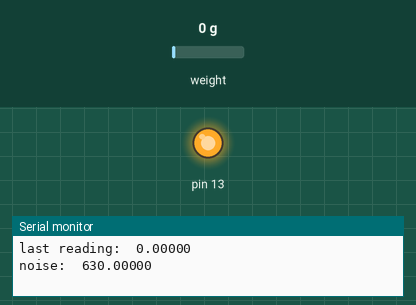
The program below on a simulated Arduino Nano, built with avr-gcc and run on an emulated ATmega328P. Shown: output pins drawn as LEDs (lit = HIGH), the last lines printed to the serial monitor. Inputs (shaded band) come from the test bench; at power-on: weight on the scale 0 g.

Above: at 1.3 s.
At 2.1 s:
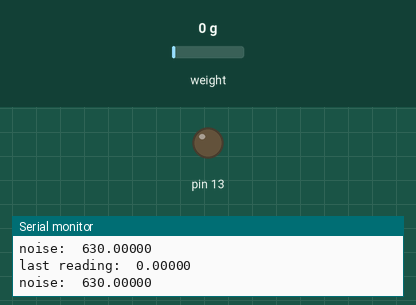
Timing chart, 0 to 3.6 s (numbered marks = the images above):
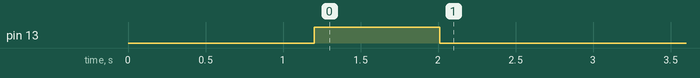

The program:

main.cpp
```cpp
#include <Arduino.h>
#include "HX711.h"
HX711 loadcell;

const int MAX_VALUE = 800000;
const double NOISE_FACTOR = 3.5; // threshold
const int MIN_HIGH_STEPS = 2;

const int LOADCELL_DOUT_PIN = 3;
const int LOADCELL_SCK_PIN = 2;

const double NOISE_SMOOTHING = 0.999;
const double LOAD_SMOOTHING = 0.7;

const double ABS_THRESHOLD = 3000;

const int TRIGGER_RESET_HIGH_STEPS = 100;
int reset_high_steps = 0;

const int KEEP_HIGH = 4;

double last_value = 0.0;

double noise = 180.0;

int high_steps = 0;
int keep_high_steps = 0;

double smoothed_value = 0.0;

void setup() {
  pinMode(13, OUTPUT);
  digitalWrite(13, LOW);

  Serial.begin(9600);

  loadcell.begin(LOADCELL_DOUT_PIN, LOADCELL_SCK_PIN);
  loadcell.set_scale(-459.542);
  loadcell.tare();
}

void loop() {
  if (reset_high_steps > TRIGGER_RESET_HIGH_STEPS)
  {
    loadcell.tare();

    smoothed_value = 0.0;
    noise = 180.0;
    high_steps = 0;
    last_value = 0.0;
    keep_high_steps = 0.0;

    reset_high_steps = 0;
    return;
  }

  double value = loadcell.get_value(2);


  if (abs(value) > MAX_VALUE)
  {
    reset_high_steps++;
    return;
  }

  smoothed_value = LOAD_SMOOTHING * smoothed_value + (1.0 - LOAD_SMOOTHING) * value;

  double delta = smoothed_value - last_value;
  double absdelta = abs(delta);
  last_value = smoothed_value;

  Serial.print("last reading:\t");
  Serial.println(delta, 5);
  Serial.print("noise:\t");
  Serial.println(NOISE_FACTOR * noise, 5);

  if (-delta > NOISE_FACTOR * noise || -smoothed_value > ABS_THRESHOLD)
  {
    high_steps++;
  }
  else
  {
    high_steps = 0;
  }


  if (high_steps >= MIN_HIGH_STEPS)
  {
    digitalWrite(13, HIGH);
    reset_high_steps++;
    keep_high_steps = 0;
    return;
  }

  // keep high signal for at least KEEP_HIGH
  if (keep_high_steps < KEEP_HIGH)
  {
    digitalWrite(13, HIGH);
    reset_high_steps++;
    keep_high_steps++;
    return;
  }

  digitalWrite(13, LOW);
  reset_high_steps = 0;
  noise = NOISE_SMOOTHING * noise + (1.0 - NOISE_SMOOTHING) * absdelta;
}
```

Measured:
- by itself, pin 13: LOW → HIGH at 1.2 s, → LOW 0.81 s later
